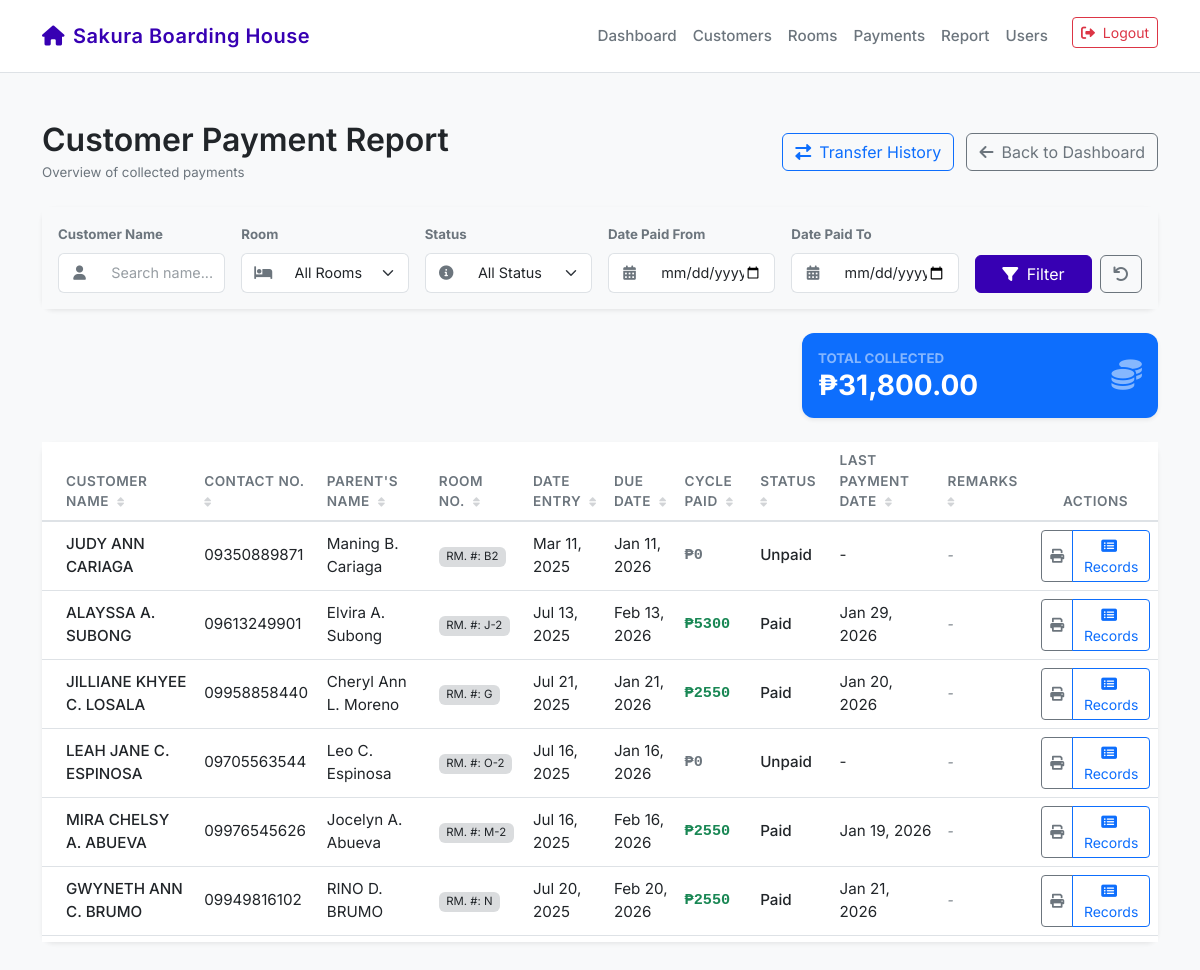
Screenshot of /report/ (signed in) with the database file from the repository.
### Payment_Scheduler/models.py (models this page shows, shortened)
class Customer(models.Model):
    STATUS_CHOICES = (
        ('Active', 'Active'),
        ('Inactive', 'Inactive'),
    )
    customer_id = models.AutoField(primary_key=True)
    name = models.CharField(max_length=255)
    address = models.TextField()
    contact_number = models.CharField(max_length=20, null=True, blank=True)
    parents_name = models.CharField(max_length=255, null=True, blank=True)
    parents_contact_number = models.CharField(max_length=20, null=True, blank=True)
    status = models.CharField(max_length=10, choices=STATUS_CHOICES, default='Active')
    room = models.ForeignKey(Room, on_delete=models.SET_NULL, null=True, blank=True, related_name='customers')
    due_date = models.DateField(null=True, blank=True)
    date_left = models.DateField(null=True, blank=True)
    date_entry = models.DateField(default=timezone.now, null=True, blank=True)

class Room(models.Model):
    STATUS_CHOICES = (
        ('Available', 'Available'),
        ('Under Maintenance', 'Under Maintenance'),
        ('Occupied', 'Occupied'),
    )
    TYPE_CHOICES = (
        ('Single', 'Single'),
        ('Bed Spacer', 'Bed Spacer'),
    )
    room_number = models.CharField(max_length=50, unique=True, verbose_name="Room No.")
    date_created = models.DateTimeField(auto_now_add=True)
    status = models.CharField(max_length=20, choices=STATUS_CHOICES, default='Available')
    room_type = models.CharField(max_length=50, choices=[('Single', 'Single'), ('Bed Spacer', 'Bed Spacer')])
    capacity = models.IntegerField(default=1) # How many people can occupy
    price = models.DecimalField(max_digits=10, decimal_places=2, verbose_name="Room Price")
    date_left = models.DateField(null=True, blank=True) # New field

class Payment(models.Model):
    customer = models.ForeignKey(Customer, on_delete=models.CASCADE, related_name='payments')
    due_date = models.DateField()
    previous_date = models.DateField(null=True, blank=True)
    amount = models.DecimalField(max_digits=10, decimal_places=2)
    remarks = models.CharField(max_length=255, blank=True, null=True)
    is_paid = models.BooleanField(default=False)
    date_paid = models.DateField(null=True, blank=True)
    amount_received = models.DecimalField(max_digits=10, decimal_places=2, null=True, blank=True)
    change_amount = models.DecimalField(max_digits=10, decimal_places=2, null=True, blank=True)

### Payment_Scheduler/views.py (the view, shortened to what this page needs)
# urls.py: path('report/', views.report_view, name='report'),
@login_required
@admin_required
def report_view(request):
    today = timezone.localdate()
    customers = Customer.objects.select_related('room').prefetch_related('payments').all()
    room_id = request.GET.get('room')
    date_from = request.GET.get('date_from')
    date_to = request.GET.get('date_to')
    customer_name = request.GET.get('customer_name')
    status_filter = request.GET.get('status')
    if room_id:
        customers = customers.filter(room__id=room_id)
    if customer_name:
        customers = customers.filter(name__icontains=customer_name)
    rows = []
    total_collected = 0
    if date_from or date_to:
        payments = Payment.objects.filter(is_paid=True).select_related('customer', 'customer__room')
        if date_from:
            payments = payments.filter(date_paid__gte=date_from)
        if date_to:
            payments = payments.filter(date_paid__lte=date_to)
        if room_id:
            payments = payments.filter(customer__room__id=room_id)
        if customer_name:
            payments = payments.filter(customer__name__icontains=customer_name)
        for p in payments:
            c = p.customer
            total_collected += (p.amount_received or 0)
            rows.append({
                'customer_id': c.pk,
                'name': c.name,
                'contact_number': c.contact_number,
                'parents_name': c.parents_name,
                'parents_contact_number': c.parents_contact_number,
                'room_no': c.room.room_number if c.room else (c.room_no or "-"),
                'date_entry': c.date_entry,
                'due_date': p.due_date, # Show the due date this payment was for
                'paid_amount': p.amount_received or 0,
                'date_amount_paid': p.date_paid,
                'remarks': p.remarks or "",
                'status': "Paid", # It's a paid record
            })
    else:
        for c in customers:
            price = c.room.price if c.room else 0
            cycle_qs = Payment.objects.filter(customer=c, is_paid=True)
            cycle_sum = cycle_qs.aggregate(Sum('amount_received'))['amount_received__sum'] or 0
            last_paid = cycle_qs.order_by('-date_paid').first()
            balance = max(price - cycle_sum, 0)
            if price > 0 and cycle_sum >= price:
                status = "Paid"
            elif cycle_sum > 0:
                status = f"Partially Paid • Balance: ₱{balance}"
            else:
                status = "Unpaid"
            total_collected += cycle_sum
            rows.append({
                'customer_id': c.pk,
                'name': c.name,
                'contact_number': c.contact_number,
                'parents_name': c.parents_name,
                'parents_contact_number': c.parents_contact_number,
                'room_no': c.room.room_number if c.room else (c.room_no or "-"),
                'date_entry': c.date_entry,
                'due_date': c.due_date,
                'paid_amount': cycle_sum,
                'date_amount_paid': last_paid.date_paid if last_paid else None,
                'remarks': last_paid.remarks if last_paid and last_paid.remarks else "",
                'status': status,
            })
    total_amount = "{:,.2f}".format(total_collected)
    rooms = Room.objects.all().order_by('room_number')
    context = {
        'rows': rows,
        'total_amount': total_amount,
        'rooms': rooms,
        'filter_room': int(room_id) if room_id else '',
        'filter_status': status_filter,
        'filter_date_from': date_from,
        'filter_date_to': date_to,
        'filter_name': customer_name,
    }
    return render(request, 'Payment_Scheduler/report.html', context)

### Payment_Scheduler/views.py (called while the page is built)
def is_admin(user):
    return user.role == 'Admin'

### Payment_Scheduler/templates/Payment_Scheduler/report.html (shortened to what this page needs)
{% extends 'Payment_Scheduler/base.html' %}
{% block content %}
<div class="d-flex justify-content-between align-items-center mb-4">
    <div>
        <h2 class="mb-1">Customer Payment Report</h2>
        <p class="text-secondary small mb-0">Overview of collected payments</p>
    </div>
    <div>
        <a href="{% url 'transfer_report' %}" class="btn btn-outline-primary me-2">
            <i class="fas fa-exchange-alt me-2"></i>Transfer History
        </a>
        <a href="{% url 'dashboard' %}" class="btn btn-outline-secondary">
            <i class="fas fa-arrow-left me-2"></i>Back to Dashboard
        </a>
    </div>
</div>
<div class="card border-0 shadow-sm mb-4">
    <div class="card-body bg-light">
        <form method="get" class="row g-3 align-items-end">
            <div class="col-md-2">
                <label class="form-label small fw-bold text-secondary">Customer Name</label>
                <div class="input-group">
                    <span class="input-group-text bg-white"><i class="fas fa-user"></i></span>
                    <input type="text" name="customer_name" class="form-control" placeholder="Search name..." value="{{ filter_name|default:'' }}">
                </div>
            </div>
            <div class="col-md-2">
                <label class="form-label small fw-bold text-secondary">Room</label>
                <div class="input-group">
                    <span class="input-group-text bg-white"><i class="fas fa-bed"></i></span>
                    <select name="room" class="form-select">
                        <option value="">All Rooms</option>
                    </select>
                </div>
            </div>
            <div class="col-md-2">
                <label class="form-label small fw-bold text-secondary">Status</label>
                <div class="input-group">
                    <span class="input-group-text bg-white"><i class="fas fa-info-circle"></i></span>
                    <select name="status" class="form-select">
                        <option value="">All Status</option>
                    </select>
                </div>
            </div>
            <div class="col-md-2">
                <label class="form-label small fw-bold text-secondary">Date Paid From</label>
                <div class="input-group">
                    <span class="input-group-text bg-white"><i class="fas fa-calendar-alt"></i></span>
                    <input type="date" name="date_from" class="form-control" value="{{ filter_date_from|default:'' }}">
                </div>
            </div>
            <div class="col-md-2">
                <label class="form-label small fw-bold text-secondary">Date Paid To</label>
                <div class="input-group">
                    <span class="input-group-text bg-white"><i class="fas fa-calendar-alt"></i></span>
                    <input type="date" name="date_to" class="form-control" value="{{ filter_date_to|default:'' }}">
                </div>
            </div>
            <div class="col-md-2 d-flex gap-2">
                <button type="submit" class="btn btn-primary w-100">
                    <i class="fas fa-filter me-1"></i> Filter
                </button>
                <a href="{% url 'report' %}" class="btn btn-outline-secondary">
                    <i class="fas fa-undo"></i>
                </a>
            </div>
        </form>
    </div>
</div>
<div class="row mb-4">
    <div class="col-md-4 ms-auto">
        <div class="card bg-primary text-white border-0 shadow-sm">
            <div class="card-body d-flex justify-content-between align-items-center p-3">
                <div>
                    <div class="small text-white-50 text-uppercase fw-bold">Total Collected</div>
                    <div class="h3 mb-0 fw-bold">₱{{ total_amount }}</div>
                </div>
                <i class="fas fa-coins fa-2x opacity-50"></i>
            </div>
        </div>
    </div>
</div>
<div class="card border-0 shadow-sm">
    <div class="table-responsive custom-scroll" style="max-height: 500px; overflow-y: auto;">
        <table class="table table-hover mb-0">
            <thead class="bg-light" style="position: sticky; top: 0; z-index: 1;">
                <tr>
                    <th class="ps-4 sortable" onclick="sortTable(0, 'text')">Customer Name</th>
                    <th class="sortable" onclick="sortTable(1, 'text')">Contact No.</th>
                    <th class="sortable" onclick="sortTable(2, 'text')">Parent's Name</th>
                    <th class="sortable" onclick="sortTable(3, 'room')">Room No.</th>
                    <th class="sortable" onclick="sortTable(4, 'date')">Date Entry</th>
                    <th class="sortable" onclick="sortTable(5, 'date')">Due Date</th>
                    <th class="sortable" onclick="sortTable(6, 'currency')">Cycle Paid</th>
                    <th class="sortable" onclick="sortTable(7, 'text')">Status</th>
                    <th class="sortable" onclick="sortTable(8, 'date')">Last Payment Date</th>
                    <th class="sortable" onclick="sortTable(9, 'text')">Remarks</th>
                    <th class="text-center">Actions</th>
                </tr>
            </thead>
            <tbody>
                {% for r in rows %}
                <tr data-customer-id="{{ r.customer_id }}">
                    <td class="ps-4 fw-medium">{{ r.name }}</td>
                    <td>{{ r.contact_number|default:"-" }}</td>
                    <td>{{ r.parents_name|default:"-" }}</td>
                    <td>
                        <span class="badge bg-secondary bg-opacity-25 text-dark fw-normal">RM. #: {{ r.room_no|default:"-" }}</span>
                    </td>
                    <td>{{ r.date_entry|date:"M d, Y"|default:"-" }}</td>
                    <td>{{ r.due_date|date:"M d, Y"|default:"N/A" }}</td>
                    <td class="font-monospace fw-bold {% if r.status == 'Paid' %}text-success{% else %}text-secondary{% endif %}">₱{{ r.paid_amount }}</td>
                    <td class="fw-medium">{% if r.status %}{{ r.status }}{% else %}-{% endif %}</td>
                    <td>{{ r.date_amount_paid|date:"M d, Y"|default:"-" }}</td>
                    <td class="small text-muted fst-italic">{{ r.remarks|default:"-" }}</td>
                    <td class="text-center">
                        <div class="btn-group btn-group-sm" role="group">
                            <button type="button"
                                    class="btn btn-outline-secondary"
                                    onclick="reprintReceipt(this)"
                                    title="Reprint Receipt">
                                <i class="fas fa-print"></i>
                            </button>
                            <button type="button"
                                    class="btn btn-outline-primary"
                                    onclick="viewPaymentRecords(this)"
                                    title="View Payment Records">
                                <i class="fas fa-list-alt me-1"></i>
                                <span class="d-none d-md-inline">Records</span>
                            </button>
                        </div>
                    </td>
                </tr>
                {% endfor %}
            </tbody>
        </table>
    </div>
</div>
{% endblock %}

### Payment_Scheduler/templates/Payment_Scheduler/base.html (style rules this page uses)
:root { --bg-color: #f8f9fa; --card-bg: #ffffff; --text-primary: #212529; --text-secondary: #6c757d; --accent-color: #6200ea; --primary-color: #3700b3; --success-color: #03dac6; --error-color: #cf6679; --border-color: #dee2e6; }
body { background-color: var(--bg-color); color: var(--text-primary); font-family: 'Inter', -apple-system, BlinkMacSystemFont, "Segoe UI", Roboto, "Helvetica Neue", Arial, sans-serif; -webkit-font-smoothing: antialiased; -moz-osx-font-smoothing: grayscale; min-height: 100vh; font-size: 0.95rem; }
.form-control, .form-select { font-size: 0.9rem; padding: 0.5rem 0.75rem; border-radius: 6px; }
.input-group-text { background-color: #fff; border-right: none; color: var(--text-secondary); font-size: 0.9rem; border-top-left-radius: 6px; border-bottom-left-radius: 6px; }
.input-group .form-control, .input-group .form-select { border-left: none; border-top-right-radius: 6px; border-bottom-right-radius: 6px; }
.input-group-text i { width: 1.2em; text-align: center; }
.card { background-color: var(--card-bg); border: 1px solid var(--border-color); border-radius: 12px; box-shadow: 0 4px 6px rgba(0, 0, 0, 0.05); }
.table { color: var(--text-primary); border-color: var(--border-color); }
.table thead th { border-bottom: 2px solid var(--border-color); color: var(--text-secondary); font-weight: 600; text-transform: uppercase; font-size: 0.85rem; letter-spacing: 0.5px; }
.table tbody td { border-bottom: 1px solid var(--border-color); vertical-align: middle; }
.btn-primary { background-color: var(--primary-color); border-color: var(--primary-color); }
h2, h3 { font-weight: 600; margin-bottom: 1.5rem; color: var(--text-primary); }
.form-control, .form-select { background-color: #ffffff; border: 1px solid var(--border-color); color: var(--text-primary); }
.form-control::placeholder { color: var(--text-secondary); opacity: 0.7; }
.text-muted { color: #6c757d !important; }

### Payment_Scheduler/templates/Payment_Scheduler/report.html (style rules this page uses)
.sortable { cursor: pointer; user-select: none; position: relative; transition: background-color 0.2s; }
.sortable::after { content: ' \f0dc'; font-family: 'Font Awesome 5 Free'; font-weight: 900; opacity: 0.3; margin-left: 5px; font-size: 0.8em; }

### rows the page displays
Customer: name "JUDY ANN CARIAGA", contact_number "09350889871", parents_name "Maning B. Cariaga", date_entry "Mar 11, 2025", due_date "Jan 11, 2026"
Room: room_no "B2"
Customer: name "ALAYSSA A. SUBONG", contact_number "09613249901", parents_name "Elvira A. Subong", date_entry "Jul 13, 2025", due_date "Feb 13, 2026"
Room: room_no "J-2"
Payment: date_amount_paid "Jan 29, 2026"
Customer: name "JILLIANE KHYEE C. LOSALA", contact_number "09958858440", parents_name "Cheryl Ann L. Moreno", date_entry "Jul 21, 2025", due_date "Jan 21, 2026"
Payment: date_amount_paid "Jan 20, 2026"
Customer: name "LEAH JANE C. ESPINOSA", contact_number "09705563544", parents_name "Leo C. Espinosa", date_entry "Jul 16, 2025", due_date "Jan 16, 2026"
Room: room_no "O-2"
Customer: name "MIRA CHELSY A. ABUEVA", contact_number "09976545626", parents_name "Jocelyn A. Abueva", date_entry "Jul 16, 2025", due_date "Feb 16, 2026"
Room: room_no "M-2"
Payment: date_amount_paid "Jan 19, 2026"
Customer: name "GWYNETH ANN C. BRUMO", contact_number "09949816102", parents_name "RINO D. BRUMO", date_entry "Jul 20, 2025", due_date "Feb 20, 2026"
Payment: date_amount_paid "Jan 21, 2026"

### other values shown
{{ total_amount }} "31,800.00"
{{ r.paid_amount }} "0" "5300" "2550" "0" "2550" "2550"
{{ r.status }} "Unpaid" "Paid" "Paid" "Unpaid" "Paid" "Paid"
{{ r.date_amount_paid|date:"M d, Y"|default:"-" }} "-" "-"
{{ r.remarks|default:"-" }} "-" "-" "-" "-" "-" "-"
{{ r.room_no|default:"-" }} "G" "N"
